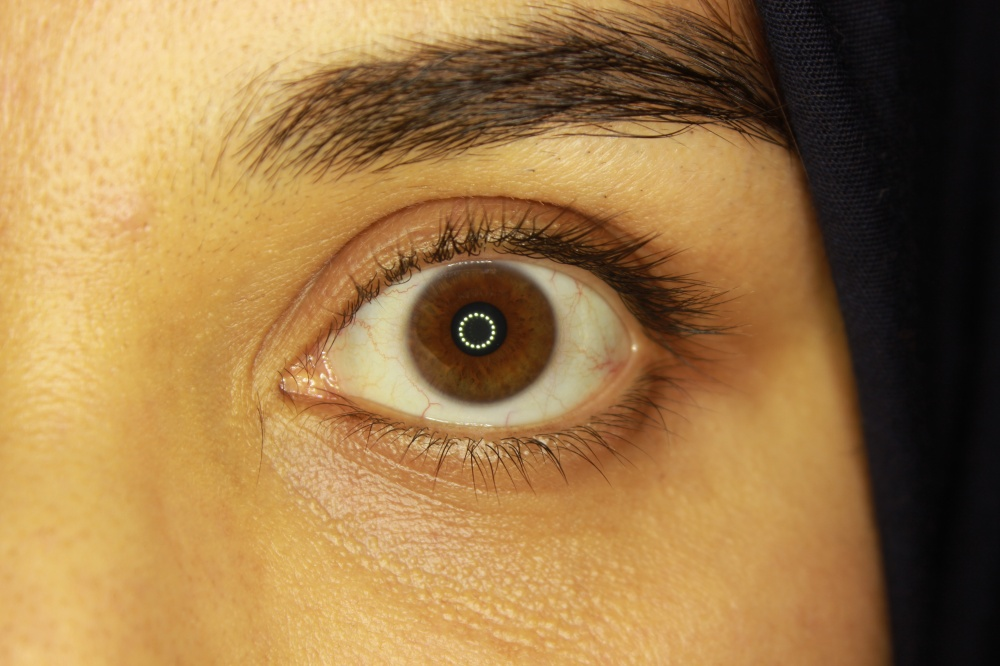
#> input picture EYE_GLAZE/TestImg_Categorized/NORMAL/7.JPG, 1000 x 666 px, found by its file name
$ python debug_7jpg.py   (older library calls are emulated)
#> lines starting #> are read from the running program, lines starting #| are printed output that depends on the picture
import cv2
import numpy as np
import pickle
from pathlib import Path

# Load model
with open('ring_detection_model.pkl', 'rb') as f:
#> (reads EYE_GLAZE/Python_Backend/ring_detection_model.pkl from the repository)
    clf = pickle.load(f)

def extract_features(img_path):
    img = cv2.imread(str(img_path))
#> img is the input picture: shape (666, 1000, 3); mean B, G, R 73, 121.6, 157.6
    gray = cv2.cvtColor(img, cv2.COLOR_BGR2GRAY)
    h, w = gray.shape
#> h = 666; w = 1000

    blurred = cv2.GaussianBlur(gray, (7, 7), 1.5)
    clahe = cv2.createCLAHE(clipLimit=2.0, tileGridSize=(8,8))
    enhanced = clahe.apply(blurred)
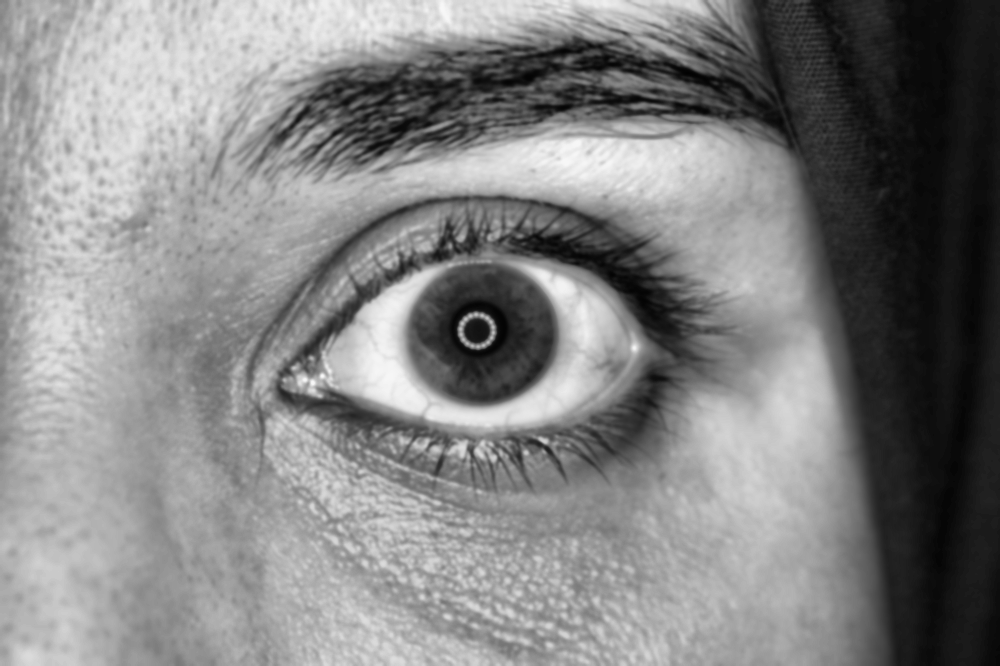
#> enhanced: shape (666, 1000); min 2, max 247, mean 131

    features = []

    # Circle detection
    circles = cv2.HoughCircles(enhanced, cv2.HOUGH_GRADIENT, dp=1.3, minDist=60,
                               param1=110, param2=40, minRadius=22, maxRadius=min(h,w)//2)
#> circles = 88 rows, first 8: [602.5, 367.2, 289.3], [555.8, 304.8, 272.1], [469.9, 385.4, 190.6], [495.9, 317.8, 267.8], [430.9, 274.9, 216.3], [538.8, 376.3, 259.2], [681.8, 347.8, 312.2], [632.4, 312.6, 309.3]
    circle_count = 0 if circles is None else len(circles[0])
#> circle_count = 88
    features.append(circle_count)

    # Radial analysis
    cy, cx = h // 2, w // 2
#> cy = 333; cx = 500
    roi_size = min(h, w) // 3
#> roi_size = 222
    y1, y2 = max(0, cy - roi_size), min(h, cy + roi_size)
#> y1 = 111; y2 = 555
    x1, x2 = max(0, cx - roi_size), min(w, cx + roi_size)
#> x1 = 278; x2 = 722
    iris_roi = enhanced[y1:y2, x1:x2]
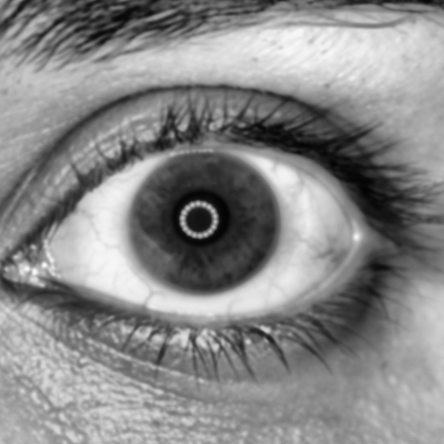
#> iris_roi: shape (444, 444); min 4, max 247, mean 136.2

    if iris_roi.shape[0] > 50 and iris_roi.shape[1] > 50:
        rh, rw = iris_roi.shape
#> rh = 444; rw = 444
        center = (rw//2, rh//2)
#> center = (222, 222)
        max_rad = min(rh, rw) // 2
#> max_rad = 222

        intensities = []
        for radius in range(15, max_rad, 4):
            mask = np.zeros_like(iris_roi, dtype=np.uint8)
            cv2.circle(mask, center, radius, 255, 2)
            mean_int = cv2.mean(iris_roi, mask=mask)[0]
            intensities.append(mean_int)
#> this loop made 52 passes
#> mean_int on passes 1 to 12: 41.52, 38.98, 38.52, 42.95, 48.22, 54.89, 59.86, 48.99, 45.46, 48.63, 56.33, 73.58
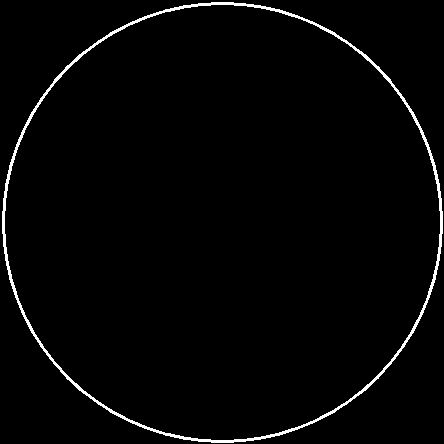
#> mask: shape (444, 444); 2.1% white in thin lines or dots
#> after the loop, intensities = 52 values, max 161.7 at index 18, min 38.52 at index 2, mean 116.7

        if len(intensities) > 3:
            radial_var = np.var(intensities)
#> radial_var = 1544.9
            radial_mean = np.mean(intensities)
#> radial_mean = 116.7
            radial_std = np.std(intensities)
#> radial_std = 39.31
        else:
            radial_var = radial_mean = radial_std = 0
    else:
        radial_var = radial_mean = radial_std = 0

    features.extend([radial_var, radial_mean, radial_std])

    # Edge features
    edges = cv2.Canny(iris_roi, 45, 135)
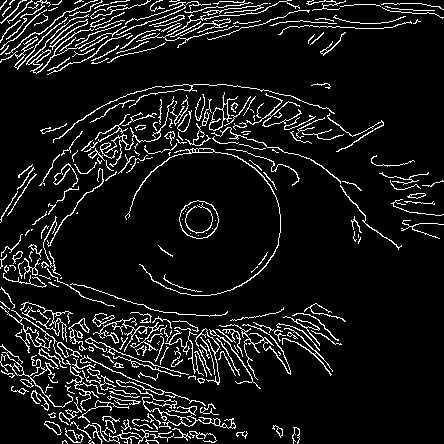
#> edges: shape (444, 444); 9.1% white in thin lines or dots
    edge_density = np.sum(edges > 0) / (iris_roi.shape[0] * iris_roi.shape[1])
#> edge_density = 0.0906
    features.append(edge_density)

    # Texture
    texture_var = np.var(iris_roi)
#> texture_var = 3232.3
    texture_mean = np.mean(iris_roi)
#> texture_mean = 136.2
    features.extend([texture_var, texture_mean])

    # Gradients
    sobelx = cv2.Sobel(iris_roi, cv2.CV_64F, 1, 0, ksize=3)
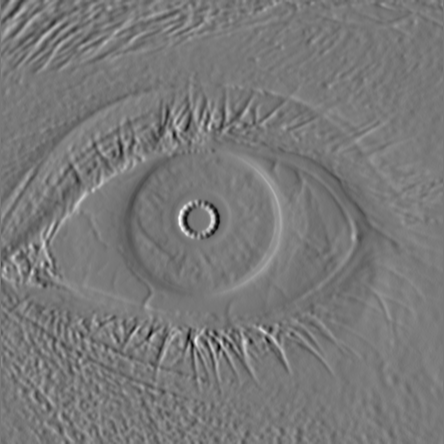
#> sobelx: shape (444, 444) float64; min -349, max 387, mean 0.3; drawn with min black and max white
    sobely = cv2.Sobel(iris_roi, cv2.CV_64F, 0, 1, ksize=3)
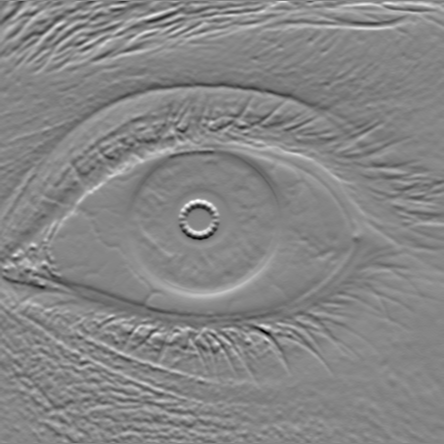
#> sobely: shape (444, 444) float64; min -397, max 361, mean 1.7; drawn with min black and max white
    gradient_mag = np.sqrt(sobelx**2 + sobely**2)
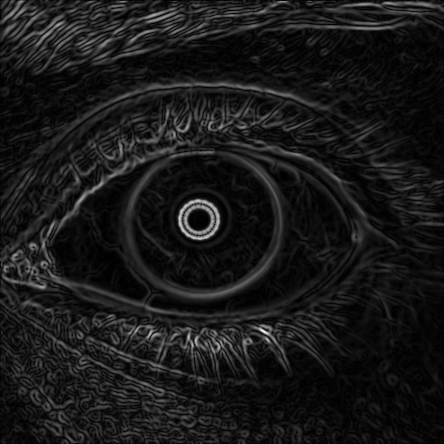
#> gradient_mag: shape (444, 444) float64; min 0, max 476.2, mean 46.8; drawn with min black and max white
    grad_mean = np.mean(gradient_mag)
#> grad_mean = 46.79
    grad_std = np.std(gradient_mag)
#> grad_std = 43.32
    features.extend([grad_mean, grad_std])

    # FFT
    f_transform = np.fft.fft2(iris_roi)
    f_shift = np.fft.fftshift(f_transform)
    magnitude_spectrum = np.abs(f_shift)
    freq_mean = np.mean(magnitude_spectrum)
#> freq_mean = 3070
    freq_std = np.std(magnitude_spectrum)
#> freq_std = 65440.9
    features.extend([freq_mean, freq_std])

    return np.array(features).reshape(1, -1)

# Test problematic image
img_path = Path(r'c:\Users\pasan\Downloads\Final Project\Final Project\EYE_GLAZE\TestImg_Categorized\NORMAL\7.JPG')
features = extract_features(img_path)

#> (the run stopped early here; a loop or call above may not have finished)
